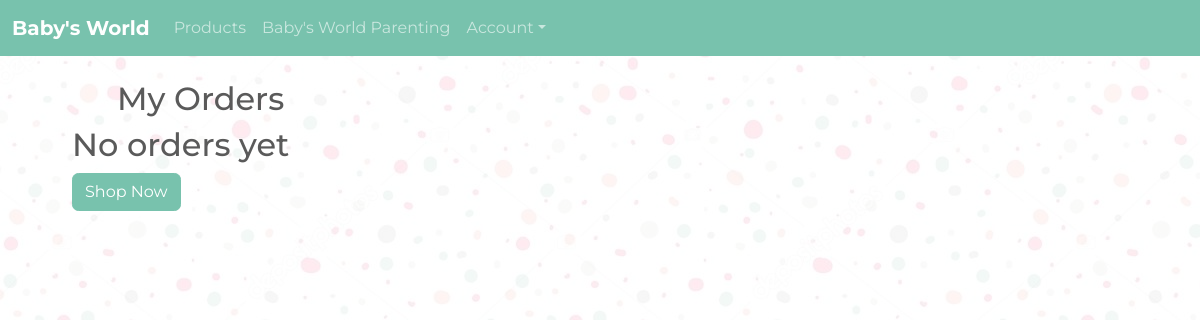
Page /myorders/ (signed in) on the earlier database version.
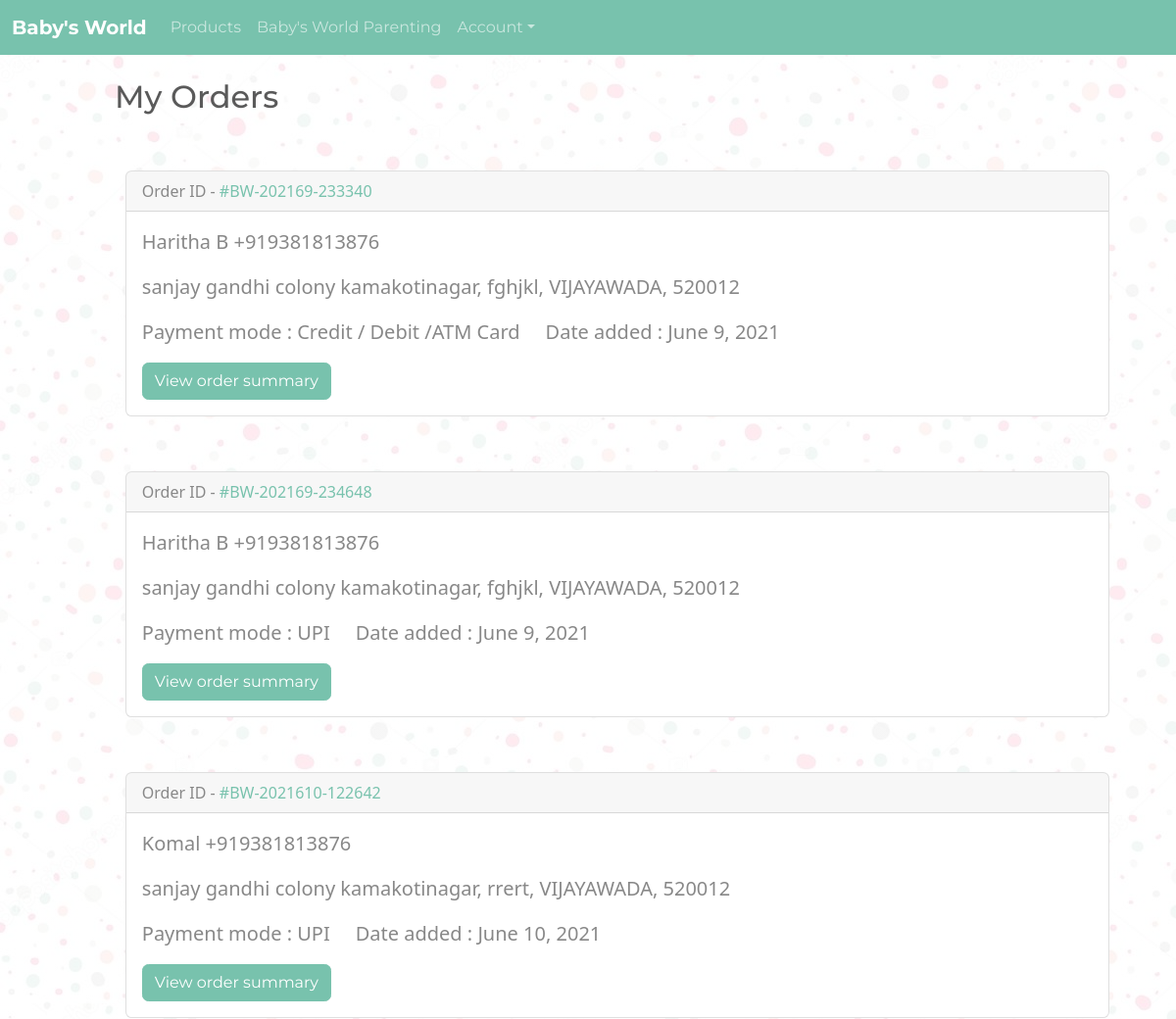
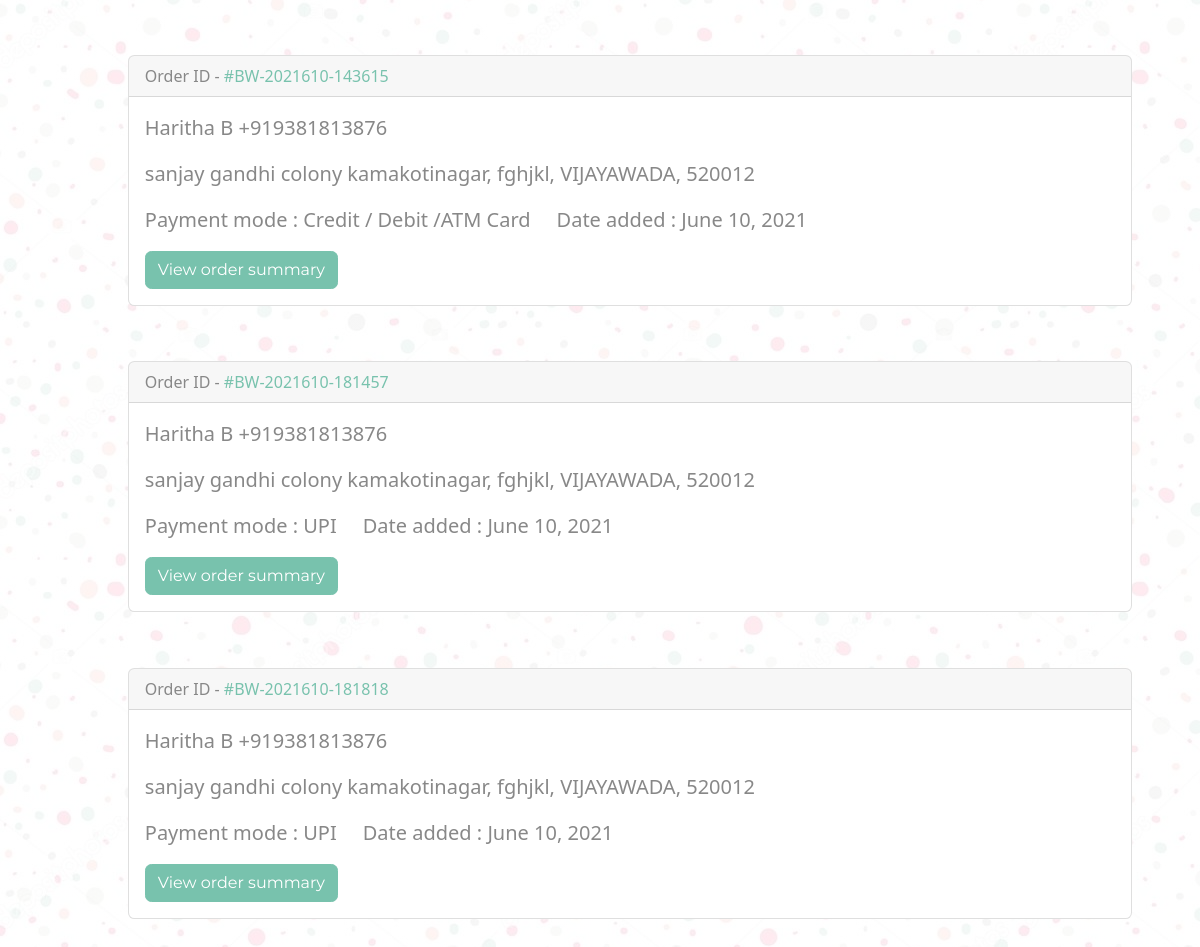
Same page on the later database version (2 pictures, top to bottom).
### products/models.py (models this page shows)
class Order(models.Model):
    cart = models.ForeignKey(Cart, on_delete=models.CASCADE)
    paymode = models.ForeignKey(payment, on_delete=models.CASCADE)
    name = models.CharField(max_length=50)
    phone = models.CharField(max_length = 10)
    address = models.CharField(max_length=150)
    total_price = models.FloatField(default=0)
    date_added = models.DateField(auto_now_add=True)
    time_added = models.TimeField(auto_now_add=True)
    order_id = models.CharField(max_length=150)

class payment(models.Model):
    payment_option =  models.CharField(max_length=50)
    def __str__(self):
        return self.payment_option

### products/views.py (the view)
# urls.py: path('myorders/',myorders,name="myorders"),
def myorders(request):
    cuser = request.user
    usercart = Cart.objects.get(user = cuser)
    orders = Order.objects.filter(cart = usercart)
    context = {'orders':orders}
    return render(request,"products/myorders.html",context)

### templates/products/myorders.html
{% extends 'base2.html' %}
{% load static %}
{% block content %}
<br>
<h2  style="margin-left: 5%">My Orders</h2>
<div class="container">
    {% for order in orders %}
    <div class="card" style="margin: 5%;">
        <div class="card-header">
          Order ID - <span class="text-primary">#{{order.order_id}}</span>
        </div>
        <div class="card-body">
          <blockquote class="blockquote mb-0">
            <p>{{order.name}} {{order.phone}}</p>
            <p>{{order.address}}</p>
            <p>Payment mode : {{order.paymode}} &nbsp &nbsp Date added : {{order.date_added}}</p>
            <a class="btn btn-primary" href="{% url 'ordersummary' order.id %}">View order summary</a>
          </blockquote>
        </div>
      </div>
    {% empty %}
          <h2>No orders yet</h2>
          <a class="btn btn-primary" href="{% url 'userhomepage' %}">Shop Now</a>
    {% endfor %}
</div>
{% endblock %}

### templates/base2.html (shortened to what this page needs)
<!DOCTYPE html>
{% load static %}
<html>
<head>
  <link rel="stylesheet" href="{% static 'css/bootstrap.css' %}">
</head>
<body>
    <nav class="navbar navbar-expand-lg navbar-dark bg-primary">
        <div class="container-fluid">
          <a class="navbar-brand" href="#"><b>Baby's World</b></a>
          <div class="collapse navbar-collapse" id="navbarColor01">
            <ul class="navbar-nav me-auto">
              <li class="nav-item">
                <a class="nav-link" href="{% url 'userhomepage' %}">Products</a>
              </li>
              <li class="nav-item">
                <a class="nav-link" href="{% url 'blog' %}">Baby's World Parenting</a>
              </li>
              <div class="d-flex flex-row-reverse bd-highlight">
              <li class="nav-item dropdown">
                <a class="nav-link dropdown-toggle" data-bs-toggle="dropdown" href="#" role="button" aria-haspopup="true" aria-expanded="false">Account</a>
              </li>
            </div>
            </ul>
          </div>
        </div>
      </nav>
      <div class="bg-image" style="margin-left: 5%">
      {% block content %}
    {% endblock %}
  </div>
</body>
</html>

### templates/base2.html (style rules this page uses)
body { background-image: linear-gradient( rgba(256, 256, 256, 0.8), rgba(256, 256, 256,0.8)), url("/static/img/bg3.jpg"); }
.bg-image { opacity: 1; }

Differences in the rows shown:
added Order: order_id "BW-202169-233340", name "Haritha B", phone "+919381813876", address "sanjay gandhi colony kamakotinagar, fghjkl, VIJAYAWADA, 520012", paymode "Credit / Debit /ATM Card", date_added "June 9, 2021"
added Order: order_id "BW-202169-234648", name "Haritha B", phone "+919381813876", address "sanjay gandhi colony kamakotinagar, fghjkl, VIJAYAWADA, 520012", paymode "UPI", date_added "June 9, 2021"
added Order: order_id "BW-2021610-122642", name "Komal", phone "+919381813876", address "sanjay gandhi colony kamakotinagar, rrert, VIJAYAWADA, 520012", paymode "UPI", date_added "June 10, 2021"
added Order: order_id "BW-2021610-143615", name "Haritha B", phone "+919381813876", address "sanjay gandhi colony kamakotinagar, fghjkl, VIJAYAWADA, 520012", paymode "Credit / Debit /ATM Card", date_added "June 10, 2021"
added Order: order_id "BW-2021610-181457", name "Haritha B", phone "+919381813876", address "sanjay gandhi colony kamakotinagar, fghjkl, VIJAYAWADA, 520012", paymode "UPI", date_added "June 10, 2021"
added Order: order_id "BW-2021610-181818", name "Haritha B", phone "+919381813876", address "sanjay gandhi colony kamakotinagar, fghjkl, VIJAYAWADA, 520012", paymode "UPI", date_added "June 10, 2021"
Other differences:
text no longer shown: "No orders yet Shop Now"
